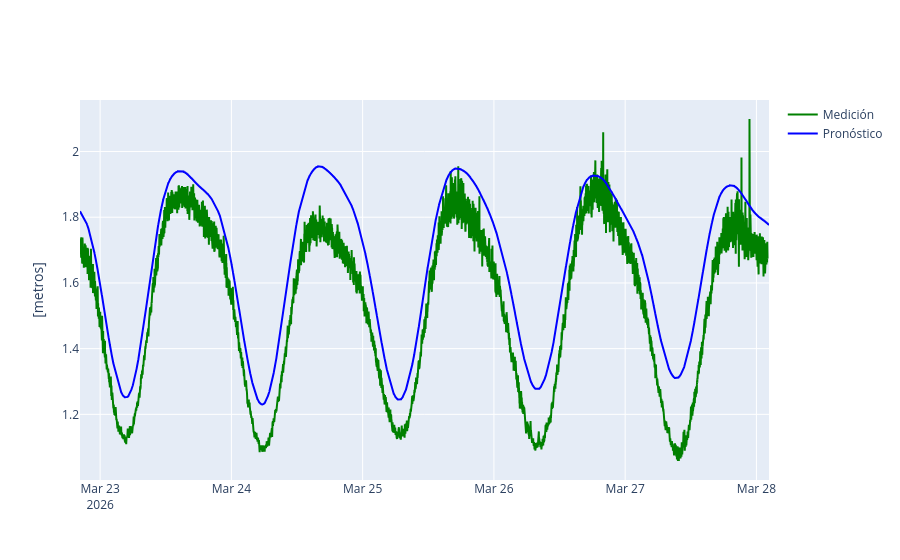

Notebook cell for this chart:
### Markdown cell above
# Nivel del mar

### Code cell
figM=go.Figure()
figM.add_trace(go.Scatter(x=nivel_del_mar['Tiempo_datetime'], y=nivel_del_mar['Radar promedio'], name='Medición', line=dict(color='green',width=2)))
figM.add_trace(go.Scatter(x=nivel_del_mar['Tiempo_datetime'], y=nivel_del_mar['Pronostico'], name='Pronóstico', line=dict(color='blue',width=2)))
figM.update_layout(xaxis_title=" ", yaxis_title="[metros]")
figM.show()

### Figure 1 — Plotly figure (JSON) as saved in the notebook; plotly's stock layout.template omitted (floating-point values rounded to 4 significant figures; data arrays with more than 128 entries replaced by an {"elided": "..."} marker saying what was removed)
{"data": [{"line": {"color": "green", "width": 2}, "name": "Medición", "type": "scatter", "x": {"elided": "7560 str values"}, "y": {"elided": "7560 float values"}}, {"line": {"color": "blue", "width": 2}, "name": "Pronóstico", "type": "scatter", "x": {"elided": "7560 str values"}, "y": {"elided": "7560 float values"}}], "layout": {"xaxis": {"title": {"text": " "}}, "yaxis": {"title": {"text": "[metros]"}}}}
